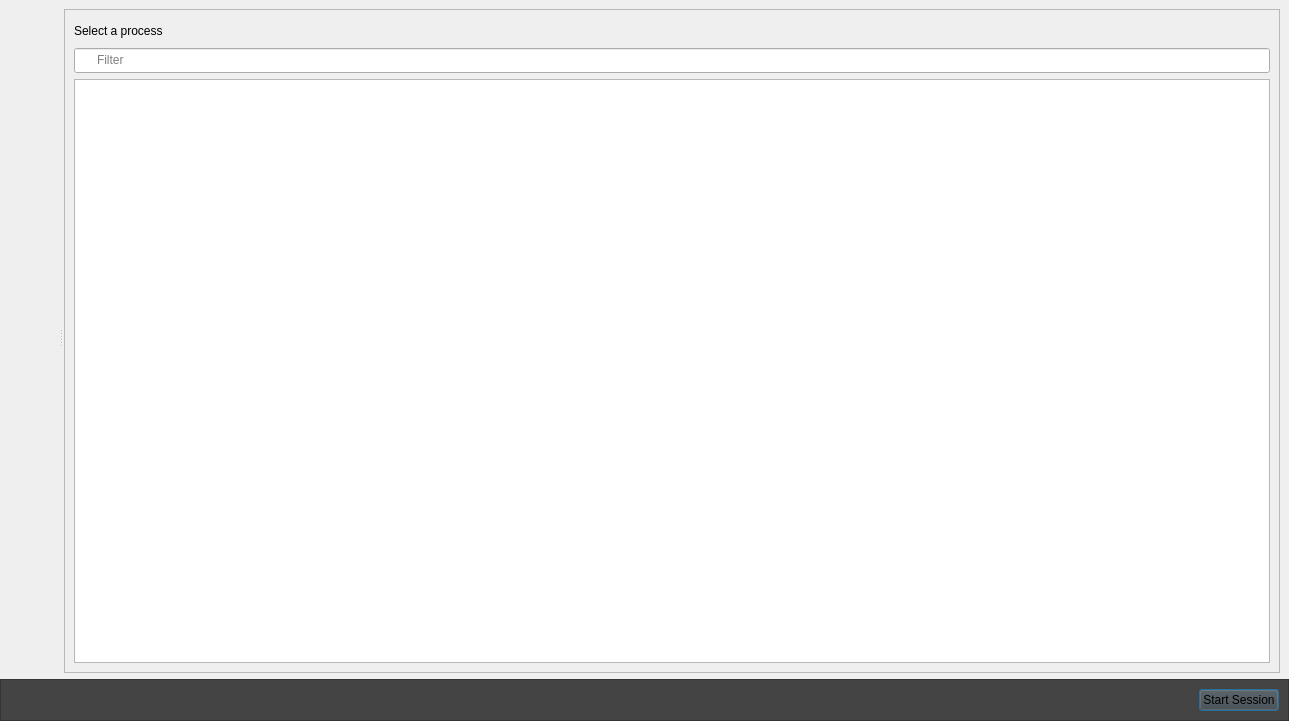
<?xml version="1.0" encoding="UTF-8"?>
<ui version="4.0">
 <class>SessionSetupDialog</class>
 <widget class="QDialog" name="SessionSetupDialog">
  <property name="geometry">
   <rect>
    <x>0</x>
    <y>0</y>
    <width>1289</width>
    <height>721</height>
   </rect>
  </property>
  <property name="windowTitle">
   <string/>
  </property>
  <property name="accessibleName">
   <string>Orbit Profiler</string>
  </property>
  <property name="styleSheet">
   <string notr="true">QLineEdit {
	background-image: url(:/actions/search_small_offset);
	background-position: left center;
	background-repeat: no-repeat;
	height: 22px;
	padding-left: 20px;
	padding-bottom: 1px;
}</string>
  </property>
  <layout class="QGridLayout" name="gridLayout_2">
   <property name="leftMargin">
    <number>0</number>
   </property>
   <property name="topMargin">
    <number>0</number>
   </property>
   <property name="rightMargin">
    <number>0</number>
   </property>
   <property name="bottomMargin">
    <number>0</number>
   </property>
   <item row="0" column="0">
    <layout class="QVBoxLayout" name="verticalLayout_4" stretch="1,0">
     <property name="leftMargin">
      <number>0</number>
     </property>
     <property name="topMargin">
      <number>0</number>
     </property>
     <property name="rightMargin">
      <number>0</number>
     </property>
     <item>
      <widget class="QSplitter" name="splitter">
       <property name="orientation">
        <enum>Qt::Horizontal</enum>
       </property>
       <property name="handleWidth">
        <number>6</number>
       </property>
       <widget class="QFrame" name="frame">
        <property name="sizePolicy">
         <sizepolicy hsizetype="Preferred" vsizetype="Preferred">
          <horstretch>3</horstretch>
          <verstretch>0</verstretch>
         </sizepolicy>
        </property>
        <property name="frameShape">
         <enum>QFrame::NoFrame</enum>
        </property>
        <property name="frameShadow">
         <enum>QFrame::Raised</enum>
        </property>
        <property name="lineWidth">
         <number>0</number>
        </property>
        <layout class="QVBoxLayout" name="verticalLayout" stretch="0,1,1">
         <property name="rightMargin">
          <number>0</number>
         </property>
         <property name="bottomMargin">
          <number>0</number>
         </property>
         <item>
          <widget class="orbit_session_setup::ConnectToLocalWidget" name="localProfilingWidget" native="true"/>
         </item>
         <item>
          <widget class="orbit_capture_file_info::LoadCaptureWidget" name="loadCaptureWidget" native="true"/>
         </item>
        </layout>
       </widget>
       <widget class="QFrame" name="frame_4">
        <property name="sizePolicy">
         <sizepolicy hsizetype="Preferred" vsizetype="Preferred">
          <horstretch>2</horstretch>
          <verstretch>0</verstretch>
         </sizepolicy>
        </property>
        <property name="frameShape">
         <enum>QFrame::NoFrame</enum>
        </property>
        <property name="frameShadow">
         <enum>QFrame::Raised</enum>
        </property>
        <property name="lineWidth">
         <number>0</number>
        </property>
        <layout class="QGridLayout" name="gridLayout_3">
         <property name="leftMargin">
          <number>0</number>
         </property>
         <property name="topMargin">
          <number>9</number>
         </property>
         <property name="rightMargin">
          <number>9</number>
         </property>
         <property name="bottomMargin">
          <number>0</number>
         </property>
         <item row="0" column="0">
          <widget class="QFrame" name="processesFrame">
           <property name="accessibleName">
            <string>ProcessesFrame</string>
           </property>
           <property name="frameShape">
            <enum>QFrame::StyledPanel</enum>
           </property>
           <property name="frameShadow">
            <enum>QFrame::Raised</enum>
           </property>
           <layout class="QVBoxLayout" name="verticalLayout_3">
            <item>
             <widget class="QLabel" name="selectProcessLabel">
              <property name="minimumSize">
               <size>
                <width>0</width>
                <height>23</height>
               </size>
              </property>
              <property name="text">
               <string>Select a process</string>
              </property>
             </widget>
            </item>
            <item>
             <widget class="QLineEdit" name="processFilterLineEdit">
              <property name="accessibleName">
               <string>FilterProcesses</string>
              </property>
              <property name="placeholderText">
               <string>Filter</string>
              </property>
              <property name="clearButtonEnabled">
               <bool>true</bool>
              </property>
             </widget>
            </item>
            <item>
             <widget class="QFrame" name="frame2">
              <layout class="QVBoxLayout" name="verticalLayout_2">
               <property name="leftMargin">
                <number>0</number>
               </property>
               <property name="topMargin">
                <number>0</number>
               </property>
               <property name="rightMargin">
                <number>0</number>
               </property>
               <property name="bottomMargin">
                <number>0</number>
               </property>
               <item>
                <widget class="QTableView" name="processesTableView">
                 <property name="enabled">
                  <bool>true</bool>
                 </property>
                 <property name="focusPolicy">
                  <enum>Qt::NoFocus</enum>
                 </property>
                 <property name="accessibleName">
                  <string>ProcessList</string>
                 </property>
                 <property name="alternatingRowColors">
                  <bool>true</bool>
                 </property>
                 <property name="selectionMode">
                  <enum>QAbstractItemView::SingleSelection</enum>
                 </property>
                 <property name="selectionBehavior">
                  <enum>QAbstractItemView::SelectRows</enum>
                 </property>
                 <property name="showGrid">
                  <bool>false</bool>
                 </property>
                </widget>
               </item>
              </layout>
              <widget class="orbit_session_setup::OverlayWidget" name="processesTableOverlay" native="true">
               <property name="geometry">
                <rect>
                 <x>0</x>
                 <y>0</y>
                 <width>100</width>
                 <height>30</height>
                </rect>
               </property>
               <property name="visible">
                <bool>false</bool>
               </property>
               <property name="accessibleName">
                <string>ProcessListOverlay</string>
               </property>
              </widget>
             </widget>
            </item>
           </layout>
          </widget>
         </item>
        </layout>
       </widget>
      </widget>
     </item>
     <item>
      <widget class="QFrame" name="frame_2">
       <property name="styleSheet">
        <string notr="true">background-color: rgb(68, 68, 68)</string>
       </property>
       <property name="frameShape">
        <enum>QFrame::StyledPanel</enum>
       </property>
       <property name="frameShadow">
        <enum>QFrame::Raised</enum>
       </property>
       <layout class="QHBoxLayout" name="horizontalLayout_3" stretch="1,0,0">
        <item>
         <spacer name="horizontalSpacer_3">
          <property name="orientation">
           <enum>Qt::Horizontal</enum>
          </property>
          <property name="sizeHint" stdset="0">
           <size>
            <width>0</width>
            <height>0</height>
           </size>
          </property>
         </spacer>
        </item>
        <item>
         <widget class="orbit_session_setup::TargetLabel" name="targetLabel" native="true"/>
        </item>
        <item>
         <widget class="QPushButton" name="confirmButton">
          <property name="accessibleName">
           <string>StartOrbit</string>
          </property>
          <property name="text">
           <string>Start Session</string>
          </property>
         </widget>
        </item>
       </layout>
      </widget>
     </item>
    </layout>
   </item>
  </layout>
 </widget>
 <customwidgets>
  <customwidget>
   <class>orbit_session_setup::OverlayWidget</class>
   <extends>QWidget</extends>
   <header>SessionSetup/OverlayWidget.h</header>
   <container>1</container>
  </customwidget>
  <customwidget>
   <class>orbit_capture_file_info::LoadCaptureWidget</class>
   <extends>QWidget</extends>
   <header>CaptureFileInfo/LoadCaptureWidget.h</header>
  </customwidget>
  <customwidget>
   <class>orbit_session_setup::TargetLabel</class>
   <extends>QWidget</extends>
   <header>SessionSetup/TargetLabel.h</header>
  </customwidget>
  <customwidget>
   <class>orbit_session_setup::ConnectToLocalWidget</class>
   <extends>QWidget</extends>
   <header>SessionSetup/ConnectToLocalWidget.h</header>
  </customwidget>
 </customwidgets>
 <resources>
  <include location="../../icons/orbiticons.qrc"/>
 </resources>
 <connections>
  <connection>
   <sender>processFilterLineEdit</sender>
   <signal>returnPressed()</signal>
   <receiver>confirmButton</receiver>
   <slot>click()</slot>
   <hints>
    <hint type="sourcelabel">
     <x>1106</x>
     <y>64</y>
    </hint>
    <hint type="destinationlabel">
     <x>1229</x>
     <y>693</y>
    </hint>
   </hints>
  </connection>
 </connections>
</ui>
